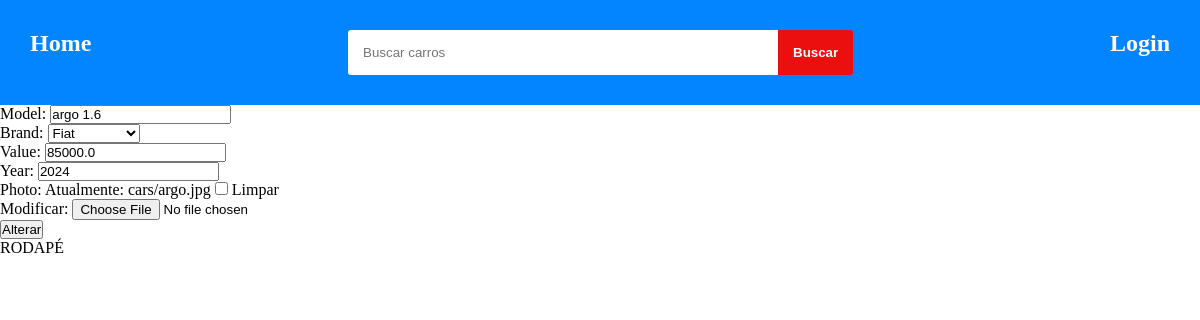
Page /car_update/1/ on the committed database.
### cars/models.py (models this page shows, shortened)
class Car(models.Model):
    id = models.AutoField(primary_key=True)
    model = models.CharField(max_length=200)
    brand = models.ForeignKey(Brand, on_delete=models.PROTECT, null=True) #Chave estrangeira
    value = models.FloatField(blank=True, null=True)
    year = models.IntegerField(blank=True, null=True)
    photo = models.ImageField(upload_to='cars/', blank=True, null=True) # pasta onde será feito o upload da imagem

### cars/views.py (the view, shortened to what this page needs)
# urls.py: path('car_update/<int:pk>/', CarUpdateView.as_view(), name='car_update'),
class CarUpdateView(View):
    def get(self, request, pk):
        car = Car.objects.get(pk=pk)
        form = CarModelForm(instance=car)
        return render(
            request,
            'car_update.html',
            {'form': form}
        )

### cars/form.py (shortened to what this page needs)
class CarModelForm(forms.ModelForm):
    class Meta:
        model = Car # Especifica o modelo ao qual o formulario estará vinculado.
        fields = '__all__' # Define os campos do modelo que deve ser incluido no formulario

### cars/models.py (called while the page is built)
    def __str__(self):
        return self.name

### cars/templates/car_update.html (shortened to what this page needs)
{% extends "base.html" %}
{% block content %}
    <form method="post" >
        {{form.as_p}}
        <button type="submit">Alterar</button>
    </form>
{% endblock %}

### static/css/base/base.css (style rules this page uses)
* { padding: 0px; margin: 0px; }
a { text-decoration: none; color: inherit; }

### rows in the picture
Car: model "argo 1.6", brand "Fiat", value "85000.0", year "2024"
